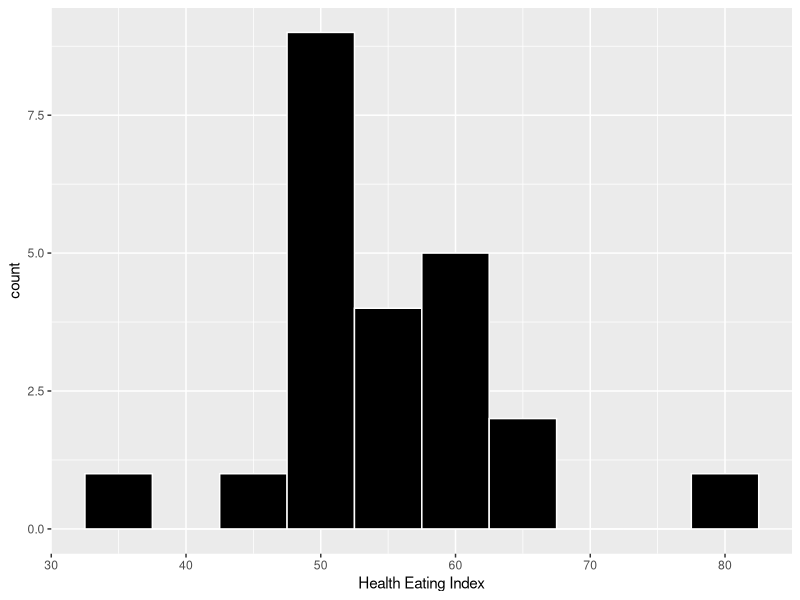
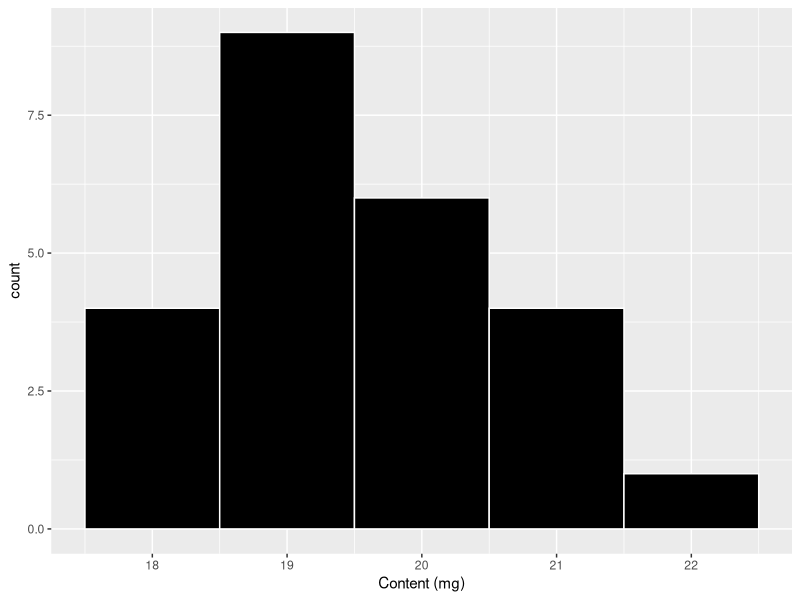
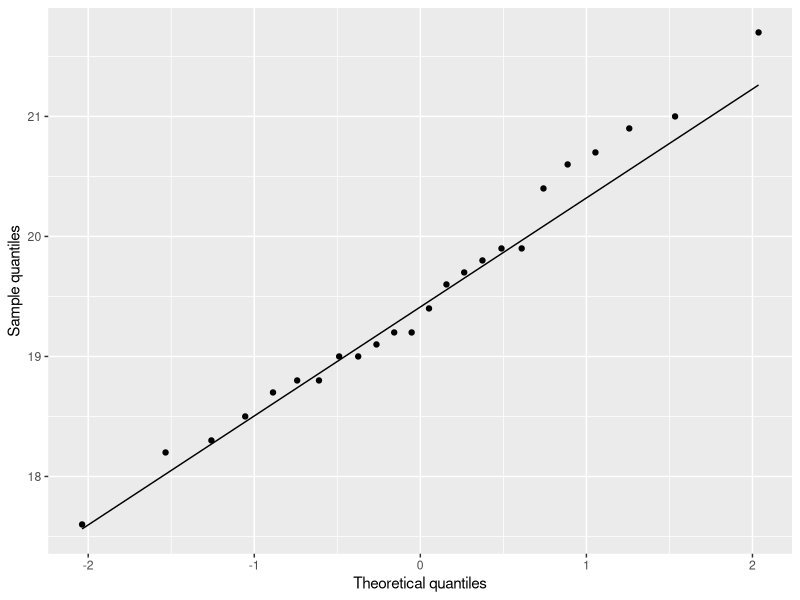

The R source for these figures, in order:
## ---- chunk 1
#Retain (and do not edit) this code chunk!!!
library(knitr)
knitr::opts_chunk$set(echo = FALSE)
knitr::opts_chunk$set(message = FALSE)

library(tidyverse)
library(here)

## ---- chunk 2
#Q1
diet <- read_csv(here('./HW3/Diet.csv'))
#str(diet)
#diet

## ---- chunk 3
#Q2
ggplot(diet, aes(x=HEI)) +
  geom_histogram(color='white', fill='black', binwidth=5) +
  xlab('Health Eating Index')

## ---- chunk 4
#Q3
diet_summary <- diet %>%
  summarize(Mean = round(mean(HEI), 2),
            Standard_Deviation = round(sd(HEI),2))

kable(diet_summary)

## ---- chunk 5
#Q4
t.test(diet$HEI)
## ---- chunk 6
#Q8
t.test(diet$HEI, mu=60)$p.value

## ---- chunk 7
#Q12
n <- 10
sampmean <- 4.62
sd <- 0.58
h0 <- 5

rr <- qt(0.975, df=n-1)

ts <- (sampmean - h0) / (sd/sqrt(n))

## ---- chunk 8
#Q13

rr <- qt(0.05, df=n-1)

#ts is the same as Q12
#ts <- (sampmean - h0) / (sd/sqrt(n))


## ---- chunk 9
#Q14
n <- 40

rr <- qt(0.975, df=n-1)

ts <- (sampmean - h0) / (sd/sqrt(n))

## ---- chunk 10
#Q16
pills <- read_csv(here('./HW3/Pills.csv'))
str(pills)

ggplot(pills, aes(x=content)) +
  geom_histogram(color='white', fill='black', binwidth=1) +
  xlab('Content (mg)')

ggplot(pills, aes(sample = content)) + 
  stat_qq() + stat_qq_line() +
  xlab('Theoretical quantiles') +
  ylab('Sample quantiles')

## ---- chunk 11
#Q17
t.test(pills$content)
## ---- chunk 12
#Q18
t.test(pills$content, mu=20)

ts <- round(t.test(pills$content, mu=20)$statistic, 2)
p <-round(t.test(pills$content, mu=20)$p.value, 2)

## ---- chunk 13
#Q19
t.test(pills$content, mu=20, alternative = 'greater')

ts <- round(t.test(pills$content, mu=20, alternative = 'less')$statistic, 2)
p <-round(t.test(pills$content, mu=20, alternative = 'less')$p.value, 2)


## ---- chunk 14
#Q20
sd_estimate <- (0.9 - 0.36) / 6

## ---- chunk 15
#Q21
#power.t.test(sd = sd_estimate, power = 0.95, type = 'one.sample',
#             alternative = 'one.sided')


## ---- chunk 16
#Q22
alpha <- 0.05
n <- 85
sd <- 1.5
delta <- 0.3

power.t.test(n, delta, sd, alpha, type = 'one.sample', alternative = 'one.sided')

## ---- chunk 17
#Q27
power.t.test(delta = delta, sd = sd, power = 0.8, type = 'one.sample',
             alternative = 'one.sided')


